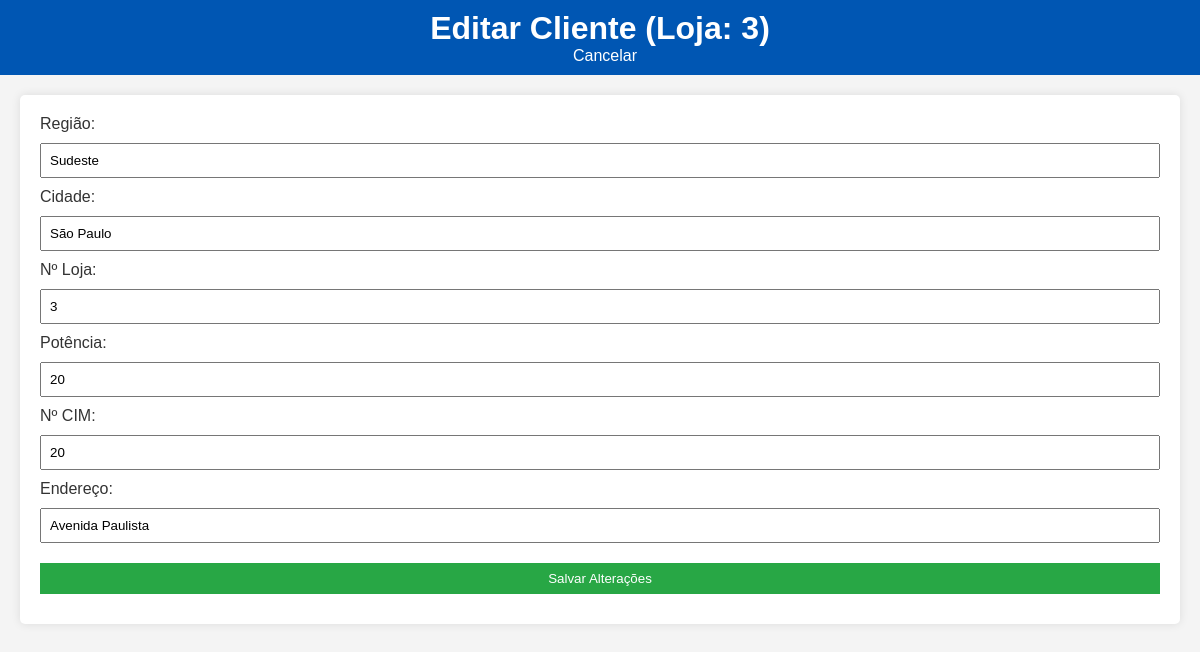
Page /cliente/editar/1 on the committed database.
### tables this page shows
CREATE TABLE clientes (
                 id INTEGER PRIMARY KEY,
                 regiao TEXT,
                 cidade TEXT,
                 num_loja TEXT,
                 potencia_loja TEXT,
                 num_cim TEXT,
                 endereco TEXT);

### app.py (the view, shortened to what this page needs)
@app.route('/cliente/editar/<int:id>', methods=['GET', 'POST'])
def editar_cliente(id):
    conn = sqlite3.connect('gestao.db')
    c = conn.cursor()
    c.execute("SELECT * FROM clientes WHERE id = ?", (id,))
    cliente = c.fetchone()
    conn.close()
    return render_template('editar_cliente.html', cliente=cliente)

### templates/editar_cliente.html (shortened to what this page needs)
<!DOCTYPE html>
<html lang="pt-BR">
<head>
    <link rel="stylesheet" href="{{ url_for('static', filename='style.css') }}">
</head>
<body>
    <header>
        <h1>Editar Cliente (Loja: {{ cliente[3] }})</h1>
        <a href="{{ url_for('clientes') }}" class="back-btn">Cancelar</a>
    </header>
    <main>
        <form method="POST">
            <label>Região: <input type="text" name="regiao" value="{{ cliente[1] }}" required></label>
            <label>Cidade: <input type="text" name="cidade" value="{{ cliente[2] }}" required></label>
            <label>Nº Loja: <input type="text" name="num_loja" value="{{ cliente[3] }}" required></label>
            <label>Potência: <input type="text" name="potencia_loja" value="{{ cliente[4] }}"></label>
            <label>Nº CIM: <input type="text" name="num_cim" value="{{ cliente[5] }}"></label>
            <label>Endereço: <input type="text" name="endereco" value="{{ cliente[6] }}"></label>
            <button type="submit">Salvar Alterações</button>
        </form>
    </main>
</body>
</html>

### static/style.css (style rules this page uses)
body { font-family: Arial, sans-serif; background-color: #f4f4f4; color: #333; margin: 0; padding: 0; }
header { background: #0056b3; color: white; padding: 10px; text-align: center; }
header h1 { margin: 0; }
.back-btn { color: white; text-decoration: none; margin-left: 10px; }
main { padding: 20px; }
form { background: white; padding: 20px; border-radius: 5px; box-shadow: 0 0 10px rgba(0,0,0,0.1); }
input, button { margin: 10px 0; padding: 8px; width: 100%; box-sizing: border-box; }
button { background: #28a745; color: white; border: none; cursor: pointer; }
:root { --contrast-ratio: 4.5; }

### rows in the picture
clientes: num_loja "3", regiao "Sudeste", cidade "São Paulo", potencia_loja "20", num_cim "20", endereco "Avenida Paulista"
